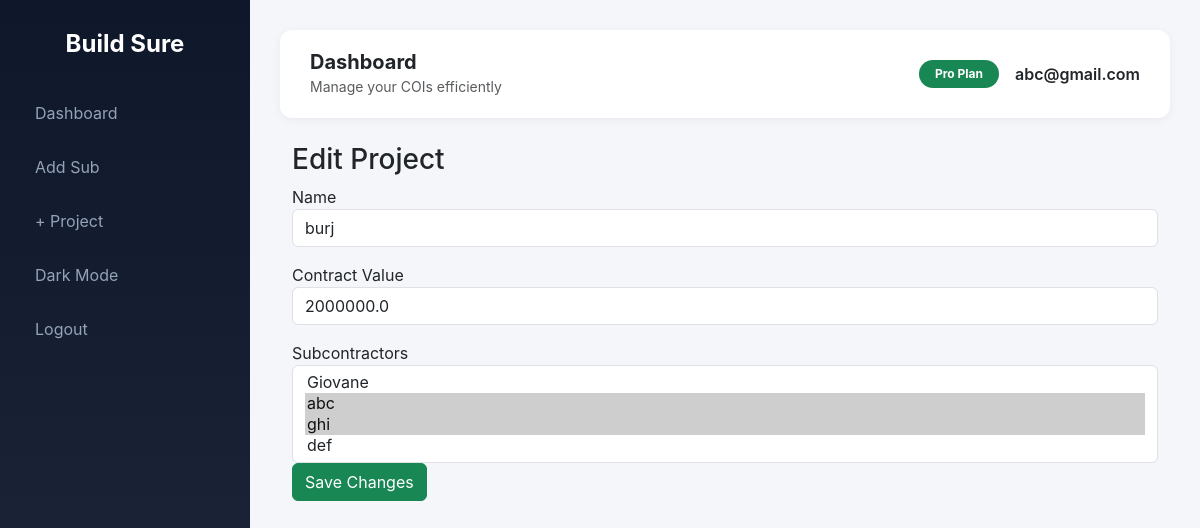
Screenshot of /edit_project/1 (signed in) with the database file from the repository.
### main.py (models this page shows, shortened)
class User(db.Model, UserMixin):
    id = db.Column(db.Integer, primary_key=True)
    email = db.Column(db.String(120), unique=True, nullable=False)
    password = db.Column(db.String(200), nullable=False)
    timezone = db.Column(db.String(50), default="US/Eastern")
    paid = db.Column(db.Boolean, default=False)
    subs = db.relationship(
        'Subcontractor',
        backref='owner',
        cascade="all, delete-orphan",
        lazy=True
    )

class Project(db.Model):
    id = db.Column(db.Integer, primary_key=True)
    name = db.Column(db.String(200))
    contract_value = db.Column(db.Float)
    user_id = db.Column(db.Integer, db.ForeignKey("user.id"))
    subs = db.relationship("ProjectSubcontractor", backref="project")

class ProjectSubcontractor(db.Model):
    id = db.Column(db.Integer, primary_key=True)
    project_id = db.Column(db.Integer, db.ForeignKey('project.id'))
    subcontractor_id = db.Column(db.Integer, db.ForeignKey('subcontractor.id'))
    approved_for_project = db.Column(db.Boolean, default=False)
    subcontractor = db.relationship('Subcontractor')
    coverage_limit = db.Column(db.Float, default=1000000)

class Subcontractor(db.Model):
    id = db.Column(db.Integer, primary_key=True)
    user_id = db.Column(
        db.Integer,
        db.ForeignKey('user.id'),
        nullable=False
    )
    name = db.Column(db.String(150))
    email = db.Column(db.String(150))
    phone = db.Column(db.String(30))
    role = db.Column(db.String(100))
    timezone = db.Column(db.String(50))
    coi_expiration = db.Column(db.Date)
    last_reminder_sent = db.Column(db.DateTime)
    documents = db.relationship(
        "Document",
        backref="sub",
        lazy=True,
        cascade="all, delete-orphan"
    )

### main.py (the view, shortened to what this page needs)
@app.route("/edit_project/<int:project_id>", methods=["GET", "POST"])
@login_required
def edit_project(project_id):
    project = Project.query.filter_by(
        id=project_id,
        user_id=current_user.id
    ).first_or_404()
    subs = Subcontractor.query.filter_by(
        user_id=current_user.id
    ).all()
    return render_template(
        "edit_project.html",
        project=project,
        subs=subs
    )

### main.py (called while the page is built)
@login_manager.user_loader
def load_user(user_id):
    return db.session.get(User, int(user_id))

### templates/edit_project.html
{% extends "base.html" %}
{% block content %}
<h3>Edit Project</h3>
<form method="POST">
    <div class="mb-3">
        <label>Name</label>
        <input type="text" name="name"
               class="form-control"
               value="{{ project.name }}">
    </div>
    <div class="mb-3">
        <label>Contract Value</label>
        <input type="number" step="0.01"
               name="contract_value"
               class="form-control"
               value="{{ project.contract_value }}">
    </div>
    <label>Subcontractors</label>
    <select name="subcontractors" multiple class="form-control">
        {% for sub in subs %}
            <option value="{{ sub.id }}"
            {% for link in project.subs %}
                {% if link.subcontractor_id == sub.id %}
                    selected
                {% endif %}
            {% endfor %}
            >
            {{ sub.name }}
            </option>
        {% endfor %}
    </select>
    <button type="submit" class="btn btn-success">
        Save Changes
    </button>
</form>
{% endblock %}

### templates/base.html (shortened to what this page needs)
<!DOCTYPE html>
<html lang="en">
<head>
    <link href="https://cdn.jsdelivr.net/npm/bootstrap@5.3.2/dist/css/bootstrap.min.css" rel="stylesheet">
</head>
<body>
{% if current_user.is_authenticated %}
<div class="sidebar">
    <h4>Build Sure</h4>
    <a href="{{ url_for('dashboard') }}">Dashboard</a>
    <a href="{{ url_for('add_sub') }}">Add Sub</a>
    <a href="{{ url_for('add_project') }}" class="nav-btn">
    + Project
</a>
    <a href="#" id="toggleDark">Dark</a>
    <a href="{{ url_for('logout') }}">Logout</a>
</div>
{% endif %}
<div class="{% if current_user.is_authenticated %}main-content{% endif %}">
{% if current_user.is_authenticated %}
<div class="navbar-top d-flex justify-content-between align-items-center">
    <div class="d-flex align-items-center gap-3">
        <div>
            <h5 class="mb-0 fw-bold">Dashboard</h5>
            <small class="text-muted">Manage your COIs efficiently</small>
        </div>
    </div>
    <div class="d-flex align-items-center gap-3">
        <span class="badge bg-success rounded-pill px-3 py-2">
            Pro Plan
        </span>
        <span class="fw-semibold">{{ current_user.email }}</span>
    </div>
</div>
{% endif %}
<div class="position-fixed top-0 end-0 p-3" style="z-index: 9999">
</div>
<div class="container-fluid">
    {% block content %}{% endblock %}
</div>
</div>
</body>
</html>

### templates/base.html (style rules this page uses)
body { background-color: #f4f6f9; font-family: 'Inter', sans-serif; transition: background-color 0.3s ease, color 0.3s ease; }
.sidebar { height: 100vh; position: fixed; width: 250px; background: linear-gradient(180deg, #0f172a, #1e293b); color: white; padding-top: 30px; transition: transform 0.3s ease; }
.sidebar h4 { text-align: center; margin-bottom: 30px; font-weight: 700; }
.sidebar a { color: #94a3b8; text-decoration: none; display: block; padding: 12px 20px; border-radius: 10px; margin: 6px 15px; transition: 0.2s ease; }
.main-content { margin-left: 250px; padding: 30px; transition: margin-left 0.3s ease; }
.navbar-top { background: white; padding: 20px 30px; border-radius: 12px; margin-bottom: 25px; box-shadow: 0 2px 10px rgba(0,0,0,0.05); transition: background 0.3s ease; }

### rows the page displays
User: email "abc@gmail.com"
Project: name "burj", contract_value "2000000.0"
ProjectSubcontractor: subcontractors "Giovane / abc ☑ / ghi ☑ / def"
